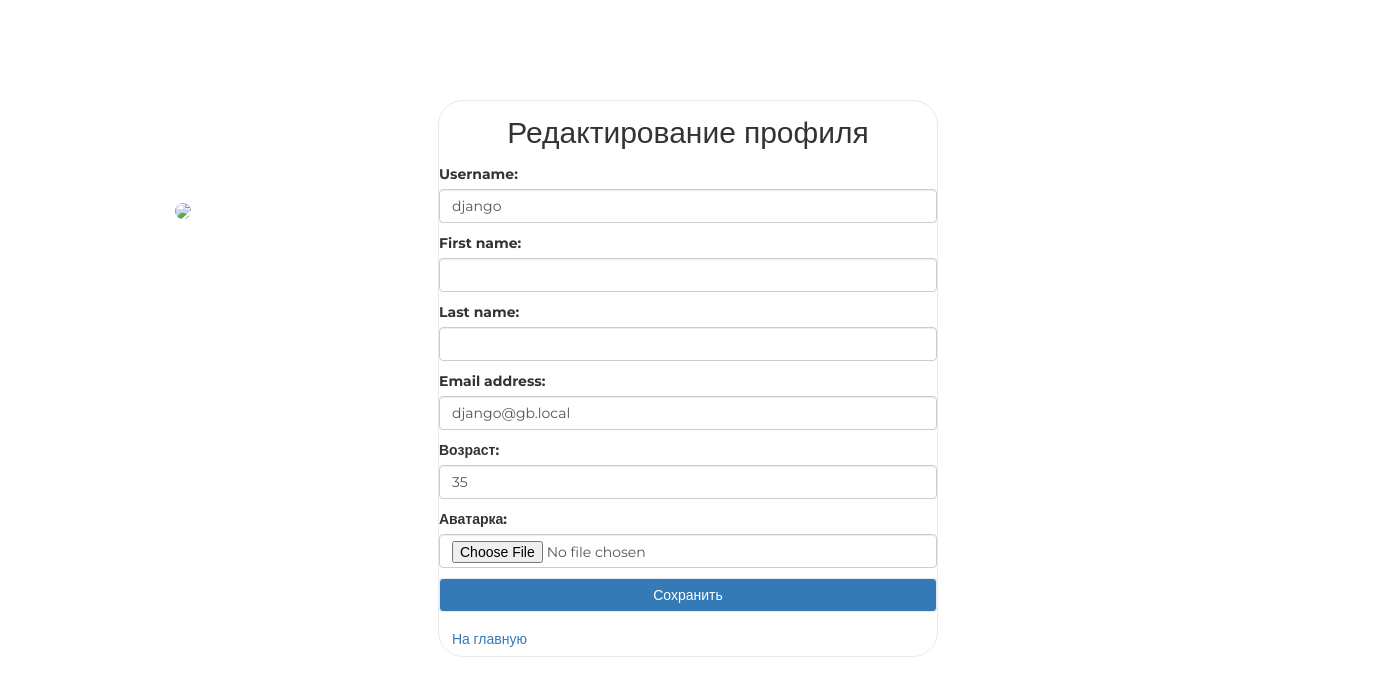
Screenshot of /auth/edit/ (signed in) with the database file from the repository.
### authapp/models.py (models this page shows)
class ShopUser(AbstractUser):
    avatar = models.ImageField(upload_to='users', blank=True, verbose_name='аватарка')
    age = models.SmallIntegerField(verbose_name='возраст')

### authapp/views.py (the view)
# urls.py: path('edit/', edit, name='edit'),
def edit(request):
    if request.method == 'POST':
        edit_form = ShopUserEditForm(request.POST, request.FILES, instance=request.user)
        if edit_form.is_valid():
            edit_form.save()
            return HttpResponseRedirect(reverse('authapp:edit'))
    else:
        edit_form = ShopUserEditForm(instance=request.user)
    context = {
        'form': edit_form,
        'title': 'Редактирование профиля'
    }
    return render(request, 'authapp/edit.html', context)

### authapp/forms.py (shortened to what this page needs)
class ShopUserEditForm(UserChangeForm):
    class Meta:
        model = ShopUser
        fields = ('username', 'first_name', 'last_name', 'email', 'age', 'avatar', 'password')
    def __init__(self, *args, **kwargs):
        super().__init__(*args, **kwargs)
        for field_name, field in self.fields.items():
            field.widget.attrs['class'] = 'form-control'
            field.help_text = ''
            if field_name == 'password':
                field.widget = forms.HiddenInput()

### authapp/templates/authapp/edit.html (shortened to what this page needs)
{% extends 'authapp/base.html' %}
{% block content %}
    <form class = 'form-horizontal col-10' method="post" action="{% url 'authapp:edit' %}" enctype="multipart/form-data">
        {{ form.as_p }}
        <button class="btn btn-primary" type="submit">Сохранить</button>
    </form>
    <a class="btn btn-link" href="{% url 'index' %}">На главную</a>
    <div class="user_avatar">
        <img src="/media/{{ user.avatar }}">
    </div>
{% endblock %}

### static/css/style.css (style rules this page uses)
* { margin: 0; padding: 0; }
body { font-family: 'Montserrat', sans-serif; }
html, body { height: 100%; }
.login button { border: 1px solid #eaeaea; margin-bottom: 10px; text-decoration: none; display: block; width: 100%; }
.login form { margin-bottom: 10px; }
.login div.user_avatar { position: fixed; left: 175px; top: 200px; }
.user_avatar img { width: 300px; border-radius: 25px; }

### rows the page displays
ShopUser: username "django", email "django@gb.local", age "35"

### other values shown
{{ title }} "Редактирование профиля"
